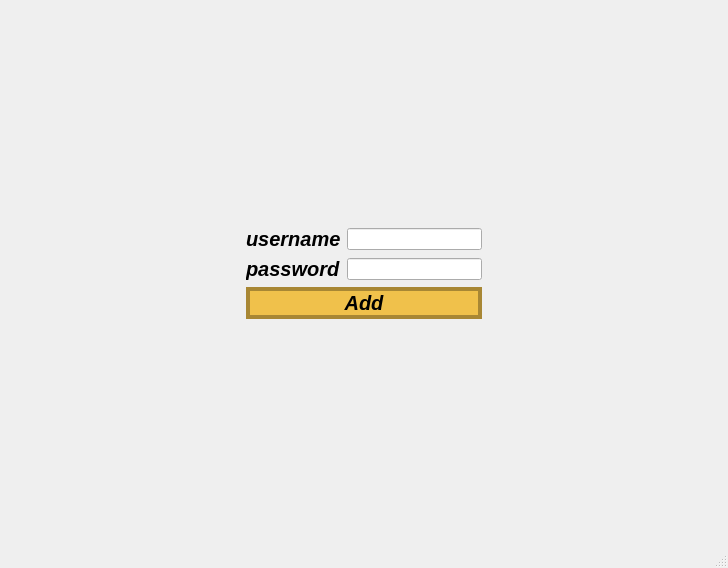
<?xml version="1.0" encoding="UTF-8"?>
<ui version="4.0">
 <class>add_user</class>
 <widget class="QMainWindow" name="add_user">
  <property name="geometry">
   <rect>
    <x>0</x>
    <y>0</y>
    <width>728</width>
    <height>568</height>
   </rect>
  </property>
  <property name="windowTitle">
   <string>MainWindow</string>
  </property>
  <property name="styleSheet">
   <string notr="true"/>
  </property>
  <widget class="QWidget" name="centralwidget">
   <layout class="QVBoxLayout" name="verticalLayout_3">
    <item>
     <layout class="QVBoxLayout" name="verticalLayout_2">
      <item>
       <spacer name="verticalSpacer">
        <property name="orientation">
         <enum>Qt::Vertical</enum>
        </property>
        <property name="sizeHint" stdset="0">
         <size>
          <width>20</width>
          <height>40</height>
         </size>
        </property>
       </spacer>
      </item>
      <item>
       <layout class="QHBoxLayout" name="horizontalLayout_3">
        <item>
         <spacer name="horizontalSpacer_2">
          <property name="orientation">
           <enum>Qt::Horizontal</enum>
          </property>
          <property name="sizeHint" stdset="0">
           <size>
            <width>40</width>
            <height>20</height>
           </size>
          </property>
         </spacer>
        </item>
        <item>
         <layout class="QVBoxLayout" name="verticalLayout">
          <item>
           <layout class="QHBoxLayout" name="horizontalLayout">
            <item>
             <widget class="QLabel" name="label">
              <property name="font">
               <font>
                <pointsize>15</pointsize>
                <weight>75</weight>
                <italic>true</italic>
                <bold>true</bold>
               </font>
              </property>
              <property name="text">
               <string>username</string>
              </property>
             </widget>
            </item>
            <item>
             <widget class="QLineEdit" name="lineEdit"/>
            </item>
           </layout>
          </item>
          <item>
           <layout class="QHBoxLayout" name="horizontalLayout_2">
            <item>
             <widget class="QLabel" name="label_2">
              <property name="font">
               <font>
                <pointsize>15</pointsize>
                <weight>75</weight>
                <italic>true</italic>
                <bold>true</bold>
               </font>
              </property>
              <property name="text">
               <string>password</string>
              </property>
             </widget>
            </item>
            <item>
             <widget class="QLineEdit" name="lineEdit_2"/>
            </item>
           </layout>
          </item>
          <item>
           <widget class="QPushButton" name="pushButton">
            <property name="font">
             <font>
              <pointsize>15</pointsize>
              <weight>75</weight>
              <italic>true</italic>
              <bold>true</bold>
             </font>
            </property>
            <property name="styleSheet">
             <string notr="true">background-color: rgb(240, 193, 75);
border-color: rgb(168, 135, 52);
border-width:4px;
border-style:solid;</string>
            </property>
            <property name="text">
             <string>Add</string>
            </property>
           </widget>
          </item>
         </layout>
        </item>
        <item>
         <spacer name="horizontalSpacer">
          <property name="orientation">
           <enum>Qt::Horizontal</enum>
          </property>
          <property name="sizeHint" stdset="0">
           <size>
            <width>40</width>
            <height>20</height>
           </size>
          </property>
         </spacer>
        </item>
       </layout>
      </item>
      <item>
       <spacer name="verticalSpacer_2">
        <property name="orientation">
         <enum>Qt::Vertical</enum>
        </property>
        <property name="sizeHint" stdset="0">
         <size>
          <width>20</width>
          <height>40</height>
         </size>
        </property>
       </spacer>
      </item>
     </layout>
    </item>
   </layout>
  </widget>
  <widget class="QMenuBar" name="menubar">
   <property name="geometry">
    <rect>
     <x>0</x>
     <y>0</y>
     <width>728</width>
     <height>26</height>
    </rect>
   </property>
  </widget>
  <widget class="QStatusBar" name="statusbar"/>
 </widget>
 <resources/>
 <connections/>
</ui>
